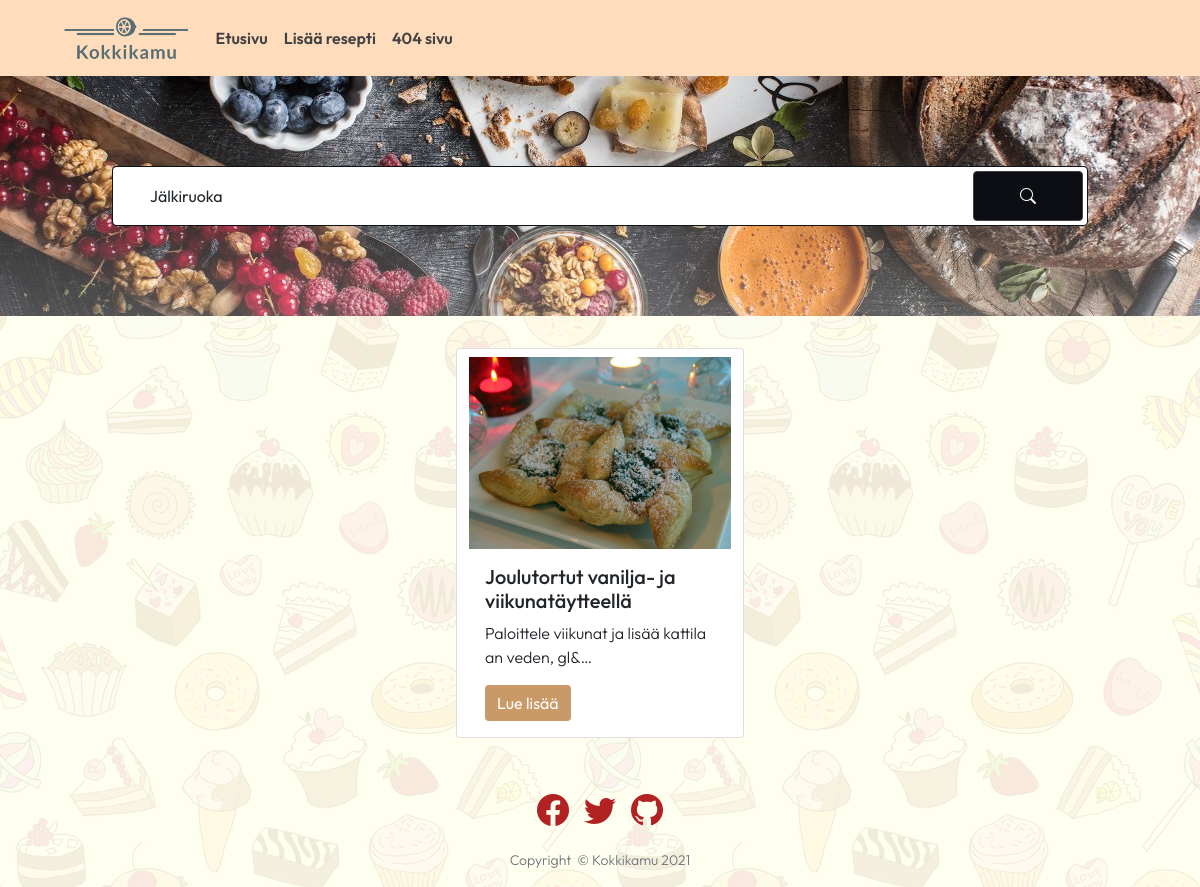
The app's page /search_category/3/ with its own data.
### resepti_app/models.py (models this page shows)
class Recipe(models.Model):
    headline = models.CharField(max_length=300)
    body_text = RichTextField(blank=True, null=True)
    image = models.ImageField(upload_to='images/')
    categoryFK = models.ForeignKey(Category, on_delete=models.CASCADE, blank=True, null=True) #SET_DEFAULT , to_field='name'
    basic_ingredient = models.ManyToManyField(Basic_ingredient, related_name='recipes', blank=True) # recipe_set
    def __str__(self):
        return f"ReseptiList: {self.id} | {self.headline}"

class Category(models.Model):
    cat_name = models.CharField(max_length=200)
    def __str__(self):
        return self.cat_name

### resepti_app/views.py (the view)
# urls.py: path('search_category/<int:cat_id>/', views.search_category, name = 'search_category'),
def search_category(request, cat_id):
    if request.method == 'GET':
        recipes = Recipe.objects.filter(categoryFK=cat_id)
        print('items', recipes)
        url_ex = "^/search_category/\d+/$"
        m = re.match(url_ex, request.path)
        print('match ', m)
        url = False
        if m:
            url = True
    context = {
        'recipes': recipes,
        'url': url,
    }
    return render(request, 'resepti_app/index.html', context)

### resepti_app/templates/resepti_app/index.html (shortened to what this page needs)
{% extends "resepti_app/base.html" %}
{% load static %}
{% block content %}
{% include 'resepti_app/search.html' %}
<div class="content_warp_recipe">
    <div class="card_warp row mt-4 mb-4">
        {% if recipes %}
        {% for el in recipes %}
            <div class="card mx-2 my-2">
                <a href="{% url 'resepti' el.id %}">
                    <img src="{{el.image.url}}" class="card-img-top pt-2" alt="{{el.image}}">
                </a>
                <div class="card-body">
                    <h5 class="card-title">{{el.headline}}</h5>
                    <p class="card-text">{{el.body_text|truncatechars:63|striptags|safe}}</p>
                    <a href="{% url 'resepti' el.id %}" class="btn btn-primary btn_bgcolor">Lue lisää</a>
                </div>
            </div>
        {% endfor %}
        {% else %}
        <div class="mt-5" style="text-align: center;">
            <p style="font-size: 2.5em">Hakusi ei tuottanut tuloksia &#128546;</p>
        </div>
        {% endif %}
    </div>
</div>
{% endblock %}

### resepti_app/templates/resepti_app/search.html (shortened to what this page needs)
<div class="container">
    <div class="row height d-flex justify-content-center align-items-center">
        <div class="col">
            <div class="search">
                <form action="{% url 'search' %}" method="get">
                <input name="search_form" type="text" class="form-control" placeholder="Etsi reseptejä..."
                    value="{% if url %}{% for el in recipes %}{% if forloop.first %}{{el.categoryFK}}{% endif %}{% endfor %}{% endif %}">
                    <button class="btn btn-primary">
                        <i class="bi bi-search"></i>
                    </button>
                </form>
            </div>
        </div>
    </div>
</div>

### resepti_app/static/resepti_app/main.css (style rules this page uses)
body { font-family: "Outfit"; font-weight: 300; min-width: 360px; background: linear-gradient(0deg, rgba(255, 255, 239, 0.9), rgba(255, 255, 239, 0.90)), url('pics/patterni-konfeti.png'); }
.content_warp_recipe { max-width: 1190px; }
.card-text { font-size: 1em; word-break: break-all; }
.card img { width: 100%; height: 200px; object-fit: cover; object-position: 0% 20%; }
.card_warp { display: grid; grid-template-columns: repeat(auto-fit, minmax(18em, 1fr)); grid-template-rows: auto; column-gap: 10px; justify-items: center; }
.card { display: grid; max-width: 18em; }
.btn_bgcolor, .btn_bgcolor:hover, .btn_bgcolor:active, .btn_bgcolor:active:focus { background-color:#ca9968 !important; border: #ca9968 !important; box-shadow: none !important; color: white !important; }

### resepti_app/static/resepti_app/search.css (style rules this page uses)
.col { max-width: 1000px; }
.height { height: 20vw; background-repeat: repeat-y; background: linear-gradient(0deg, rgba(255, 255, 255, 0.3), rgba(255, 255, 255, 0)), url('pics/food.jpg'); background-position: center; background-size: cover; }
.search { position: relative; }
.search input { height: 60px; text-indent: 25px; border: 1.5px solid #0F1217 }
.search button { position: absolute; top: 5px; right: 5px; height: 50px; width: 110px; background: #0D0E13; border-color: #41414D; }

### records on screen
Recipe: search_form "Jälkiruoka", image (picture), headline "Joulutortut vanilja- ja viikunatäytteellä", body_text "Paloittele viikunat ja lisää kattilaan veden, gl&…"
